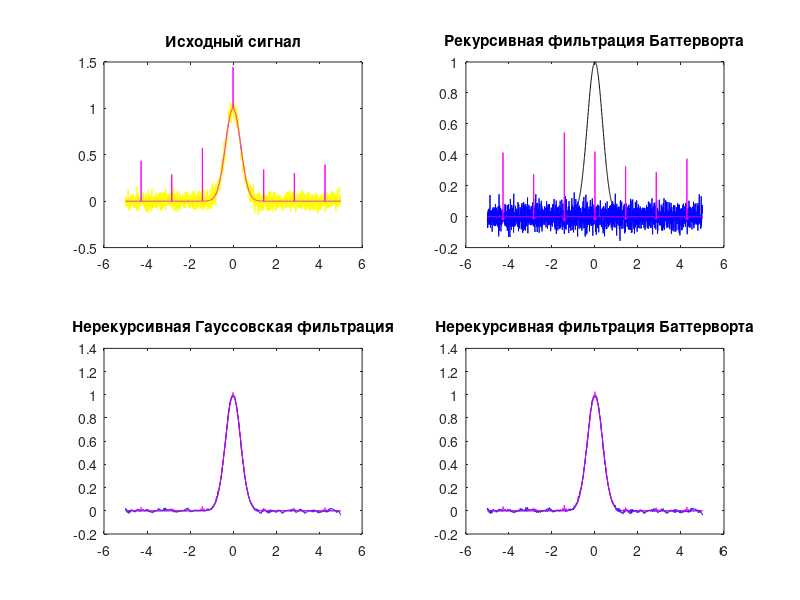

This chart was generated by the following MATLAB code:
function lab_5()
A = 1.0;
sigma = 0.5;
mult = 5;
step = 0.005;
NA = 0;
NB = 0.05;
count = 7;
M = 0.4;
t = -mult:step:mult;

% Гаусс
x0 = A * exp(-(t/sigma).^2);

% Генерация помех. Создайте новый вектор 
% случайных чисел размером 1 на 
% length(x0). числа от 0 до 0.05
n1 = normrnd(NA,NB,[1 length(x0)]);
x1 = x0+n1;

% Импульсивная генерация шума
n2 = impnoise(length(x0),count,M);
x2 = x0+n2;

% Расчет фильтрующих массивов
[B,A] = butter(6,0.05,'high');
G = gaussfilt(4,20,'high');
BB = buttfilt(6,20,'high');

figure(1)
subplot(2,2,1);
plot(t,x0,'black',t,x1,'y',t,x2,'m');
title('Исходный сигнал');
subplot(2,2,2);
plot(t,x0,'black',t,filtfilt(B,A,x1),'b',t,filtfilt(B,A,x2),'m');
title('Рекурсивная фильтрация Баттерворта');
subplot(2,2,3);
plot(t,x0,'black',t,filtfilt(G,1,x1),'b',t,filtfilt(G,1,x2),'m');
title('Нерекурсивная Гауссовская фильтрация');
subplot(2,2,4);
plot(t,x0,'black',t,filtfilt(BB,1,x1),'b',t,filtfilt(BB,1,x2),'m');
title('Нерекурсивная фильтрация Баттерворта');
end

% Импульсивная генерация шума
function y = impnoise(size,N,mult)
    step = floor(size/N);
    y = zeros(1,size);
    for i = 0:floor(N/2)
        y(round(size/2)+i*step) = mult*(0.5+rand);
        y(round(size/2)-i*step) = mult*(0.5+rand);
    end
end

%Два фильтра
% Нерекурсивная реализация Баттерворта
function y = buttfilt(D,size,type)
    x = linspace(-size/2,size/2,size);
    if (strcmp(type,'low'))
        y = 1./(1+(x./D).^4);
    elseif (strcmp(type,'high'))
        y = 1./(1+(D./x).^4);
    else
        y = x*sum(x);
    end
    y = y/sum(y);
end

% Нерекурсивная реализация Гаусса
function y = gaussfilt(sigma,size,type)
    x = linspace(-size/2,size/2,size);
    if (strcmp(type,'low'))
        y = exp(-x.^2/(2*sigma^2));
    elseif (strcmp(type,'high'))
        y = 1 - exp(-x.^2/(2*sigma^2));
    else
        y = x*sum(x);
    end
    y = y/sum(y);
end